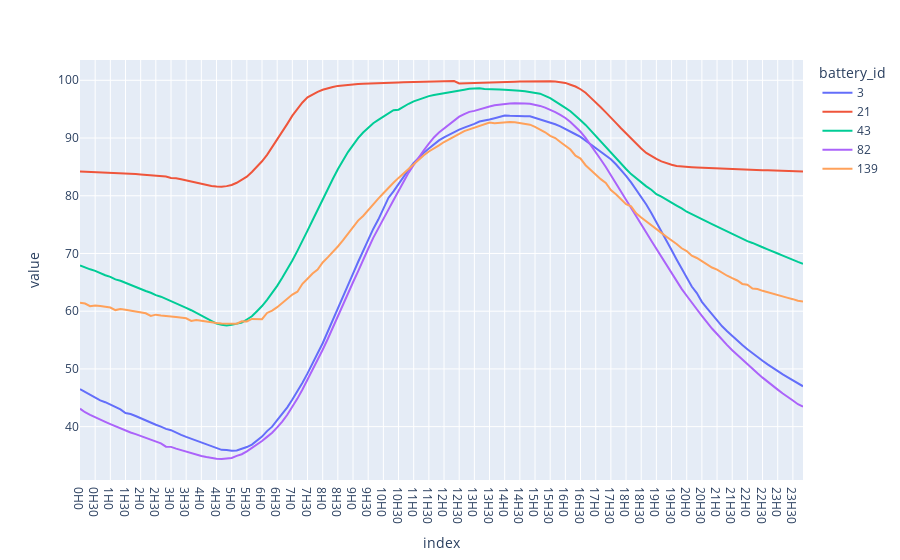

The notebook cell saved with this chart:
### Code cell
plot_median_profile(subset, 'state_of_charge_percent', freq_group_by, agg_method = 'mean', title = 'weely profile', save = True)

### Figure 1 — Plotly figure (JSON) as saved in the notebook; plotly's stock layout.template omitted (floating-point values rounded to 4 significant figures; data arrays with more than 128 entries replaced by an {"elided": "..."} marker saying what was removed)
{"data": [{"hovertemplate": "battery_id=3<br>index=%{x}<br>value=%{y}<extra></extra>", "legendgroup": "3", "line": {"color": "#636efa", "dash": "solid"}, "mode": "lines", "name": "3", "orientation": "v", "showlegend": true, "type": "scatter", "x": {"elided": "144 str values"}, "xaxis": "x", "y": {"elided": "144 float values"}, "yaxis": "y"}, {"hovertemplate": "battery_id=21<br>index=%{x}<br>value=%{y}<extra></extra>", "legendgroup": "21", "line": {"color": "#EF553B", "dash": "solid"}, "mode": "lines", "name": "21", "orientation": "v", "showlegend": true, "type": "scatter", "x": {"elided": "144 str values"}, "xaxis": "x", "y": {"elided": "144 float values"}, "yaxis": "y"}, {"hovertemplate": "battery_id=43<br>index=%{x}<br>value=%{y}<extra></extra>", "legendgroup": "43", "line": {"color": "#00cc96", "dash": "solid"}, "mode": "lines", "name": "43", "orientation": "v", "showlegend": true, "type": "scatter", "x": {"elided": "144 str values"}, "xaxis": "x", "y": {"elided": "144 float values"}, "yaxis": "y"}, {"hovertemplate": "battery_id=82<br>index=%{x}<br>value=%{y}<extra></extra>", "legendgroup": "82", "line": {"color": "#ab63fa", "dash": "solid"}, "mode": "lines", "name": "82", "orientation": "v", "showlegend": true, "type": "scatter", "x": {"elided": "144 str values"}, "xaxis": "x", "y": {"elided": "144 float values"}, "yaxis": "y"}, {"hovertemplate": "battery_id=139<br>index=%{x}<br>value=%{y}<extra></extra>", "legendgroup": "139", "line": {"color": "#FFA15A", "dash": "solid"}, "mode": "lines", "name": "139", "orientation": "v", "showlegend": true, "type": "scatter", "x": {"elided": "144 str values"}, "xaxis": "x", "y": {"elided": "144 float values"}, "yaxis": "y"}], "layout": {"legend": {"title": {"text": "battery_id"}, "tracegroupgap": 0}, "margin": {"t": 60}, "xaxis": {"anchor": "y", "domain": [0, 1], "title": {"text": "index"}}, "yaxis": {"anchor": "x", "domain": [0, 1], "title": {"text": "value"}}}}
